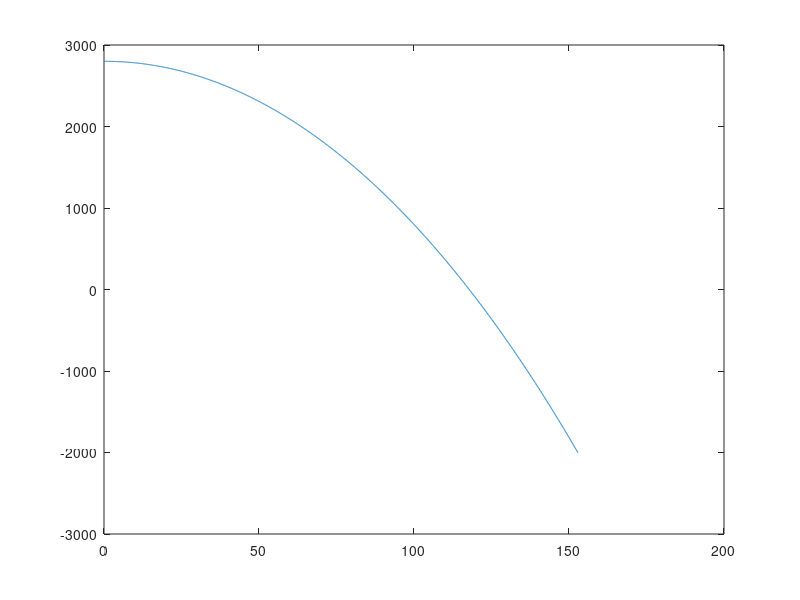

Here is the MATLAB script that generated this plot: (Note: this script raises an error after producing the figure.)
%DATOS INICIALES
%Aqui dentro de los datos iniciales vienen las variables en las que se
%inicializa el codigo como por ejemplo variables constantes, variables con
%procedimientos y variables con inputs para que el usuario llene valores
%asi como tambien mensajes al usuario :)
g= 9.8;
disp("La velocidad inicial de un proyectil volcanico varia entre un rando de 70 a 200 m/s")
v0=input("Velocidad inical: ");
disp("El angulo con el cual un proyectil volcanico sale disparado varia entre un rango de 35 a 75 grados")
angulo=input("Angulo: ");
v0x=v0*cosd(angulo);
v0y=v0*sind(angulo);
x0=0;
y0=2800;
m=15000;
diametro=1.25;
constante=0.25;
c=(diametro^2)*constante;
%Vectores de tiempo, posicion, rapidez
dt=0.01;
t0=0;
tf=32;
t=t0:dt:tf;
np=length(t);
y=zeros(1,np);
vy=zeros(1,np);

x=zeros(1,np);
vx=zeros(1,np);

%ASIGNAMOS VALOR INICIAL
y(1)=y0;
vx(1)=v0x;
x(1)=x0;
vy(1)=v0y;

%EULER
%Este for lo que hace es recorrer la funcion de eueler par asi poder
%generar la linea corrrespondiente a los datos que se ingresan

for j = 1: np-1
    vx(j+1)=vx(j)+dt*(-(c/m)*vx(j)*(vx(j)^2+vy(j)^2)^(0.5));
    x(j+1)=x(j)+dt*vx(j+1);
    vy(j+1)=vy(j)+dt*(-(c/m)*vy(j)*((vx(j)^2+vy(j)^2)^(0.5))-g);
    y(j+1)=y(j)+dt*vy(j+1);


end
%GRAFICA
%Aqui simplemente se pinta la grafica con la funcion colores y
%caracteristicas 
figure()
plot(x,y)
yline(0)
hold on
plot(x0+v0x*t,y0+v0y*t-0.5*g*t.*t,"r--")

ejex=[-200 -30 30 200];
ejey=[0 2799 2799 0];
patch(ejex,ejey,'green')



